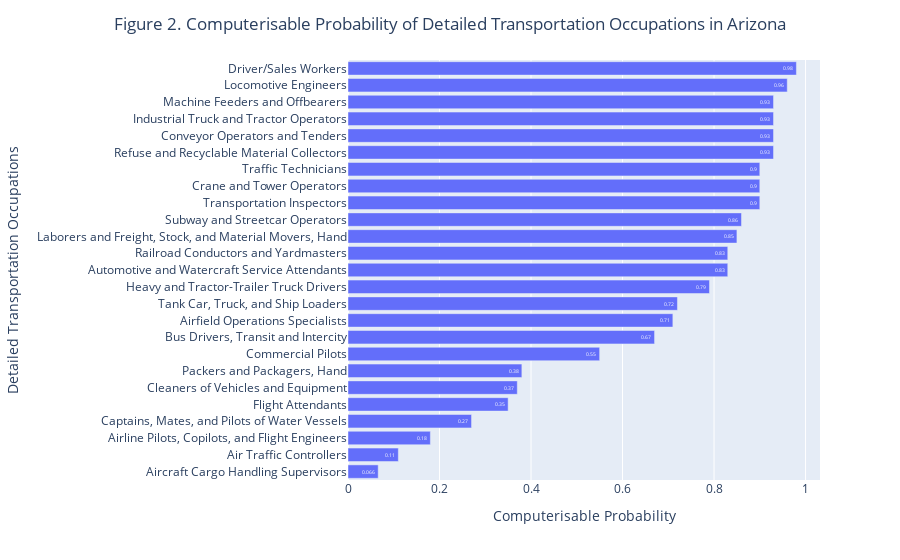

Notebook source saved alongside this figure:
### Code cell
# computerisable probability of AZ transportation jobs

df3_risk_53=df3_risk[df3_risk['CODE0']==53]
fig10=px.bar(df3_risk_53.sort_values('ComputerisableProbability', ascending=True),x='ComputerisableProbability',y='Occupation', text_auto=True)
fig10.update_layout(title_text='Figure 2. Computerisable Probability of Detailed Transportation Occupations in Arizona',title_x=0.5,
                   xaxis_title='Computerisable Probability', yaxis_title='Detailed Transportation Occupations')
fig10.show()

### Figure 1 — Plotly figure (JSON) as saved in the notebook; plotly's stock layout.template omitted (floating-point values rounded to 4 significant figures)
{"data": [{"alignmentgroup": "True", "hovertemplate": "ComputerisableProbability=%{x}<br>Occupation=%{y}<extra></extra>", "legendgroup": "", "marker": {"color": "#636efa", "pattern": {"shape": ""}}, "name": "", "offsetgroup": "", "orientation": "h", "showlegend": false, "textposition": "auto", "texttemplate": "%{x}", "type": "bar", "x": [0.066, 0.11, 0.18, 0.27, 0.35, 0.37, 0.38, 0.55, 0.67, 0.71, 0.72, 0.79, 0.83, 0.83, 0.85, 0.86, 0.9, 0.9, 0.9, 0.93, 0.93, 0.93, 0.93, 0.96, 0.98], "xaxis": "x", "y": ["Aircraft Cargo Handling Supervisors", "Air Traffic Controllers", "Airline Pilots, Copilots, and Flight Engineers", "Captains, Mates, and Pilots of Water Vessels", "Flight Attendants", "Cleaners of Vehicles and Equipment", "Packers and Packagers, Hand", "Commercial Pilots", "Bus Drivers, Transit and Intercity", "Airfield Operations Specialists", "Tank Car, Truck, and Ship Loaders", "Heavy and Tractor-Trailer Truck Drivers", "Automotive and Watercraft Service Attendants", "Railroad Conductors and Yardmasters", "Laborers and Freight, Stock, and Material Movers, Hand", "Subway and Streetcar Operators", "Transportation Inspectors", "Crane and Tower Operators", "Traffic Technicians", "Refuse and Recyclable Material Collectors", "Conveyor Operators and Tenders", "Industrial Truck and Tractor Operators", "Machine Feeders and Offbearers", "Locomotive Engineers", "Driver/Sales Workers"], "yaxis": "y"}], "layout": {"barmode": "relative", "legend": {"tracegroupgap": 0}, "margin": {"t": 60}, "title": {"text": "Figure 2. Computerisable Probability of Detailed Transportation Occupations in Arizona", "x": 0.5}, "xaxis": {"anchor": "y", "domain": [0, 1], "title": {"text": "Computerisable Probability"}}, "yaxis": {"anchor": "x", "domain": [0, 1], "title": {"text": "Detailed Transportation Occupations"}}}}
